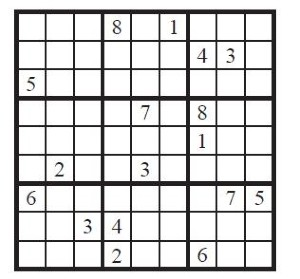
#> input picture OPEN_CV/sudoko.jpg, 300 x 279 px
$ python 'ex49(Hough_Transformation_Lines).py'
#> lines starting #> are read from the running program, lines starting #| are printed output that depends on the picture; after the words box and inside, x2 and y2 are one past the last pixel; in counts of white or black regions, pixels touching at a corner belong together
import cv2
import numpy as np
import matplotlib.pyplot as plt

img = cv2.imread("sudoko.jpg")#read the image
#> img is the input picture: shape (279, 300, 3); mean B, G, R 213.9, 213.9, 214.1
gray=cv2.cvtColor(img,cv2.COLOR_BGR2GRAY)#convert the image to gray scale

edg =cv2.Canny(gray,50,250,apertureSize = 3)#apply canny edge detection
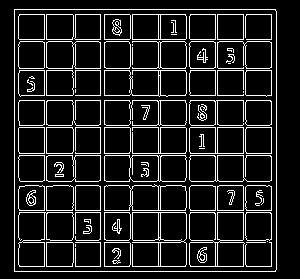
#> edg: shape (279, 300); 12.1% white in thin lines or dots, all inside (x1, y1, x2, y2) = (14, 9, 277, 272)

lines = cv2.HoughLines(image=edg, rho=1, theta=np.pi/180, threshold=200, lines=None, srn=None, stn=None, min_theta=None, max_theta=None)#apply hough transformation
#> lines = 33 rows, first 8: [14, 0], [9, 1.57], [271, 1.57], [276, 0], [153, 1.57], [266, 1.57], [14, 1.57], [39, 1.57]

for r,th in lines[0]:#loop through the lines
    a=np.cos(th)#get the cos of the angle
    b=np.sin(th)#get the sin of the angle

    x0 = a*r #get the x0
    y0 = b*r #get the y0

    x1 = int(x0 + 1000*(-b))#get the x1
    y1 = int(y0 + 1000*(a))#get the y1
    x2 = int(x0 - 1000*(-b))#get the x2
    y2 = int(y0 - 1000*(a))#get the y2
    #draw the lines
    cv2.line(img,(x1,y1),(x2,y2),(0,0,255),2)
#> this loop made 1 pass
#> (r, th, a, b, x0, y0, x1, y1) on pass 1: (14, 0, 1, 0, 14, 0, 14, 1000)
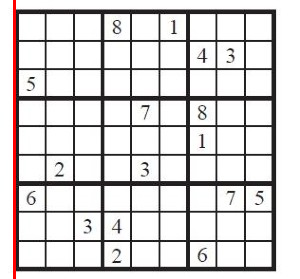
#> img: shape (279, 300, 3); 1% of pixels changed, all inside (x1, y1, x2, y2) = (13, 0, 16, 279)


print(lines)
#> (printed output is left out)

cv2.imshow("image",img)
cv2.waitKey(0)
cv2.destroyAllWindows()
